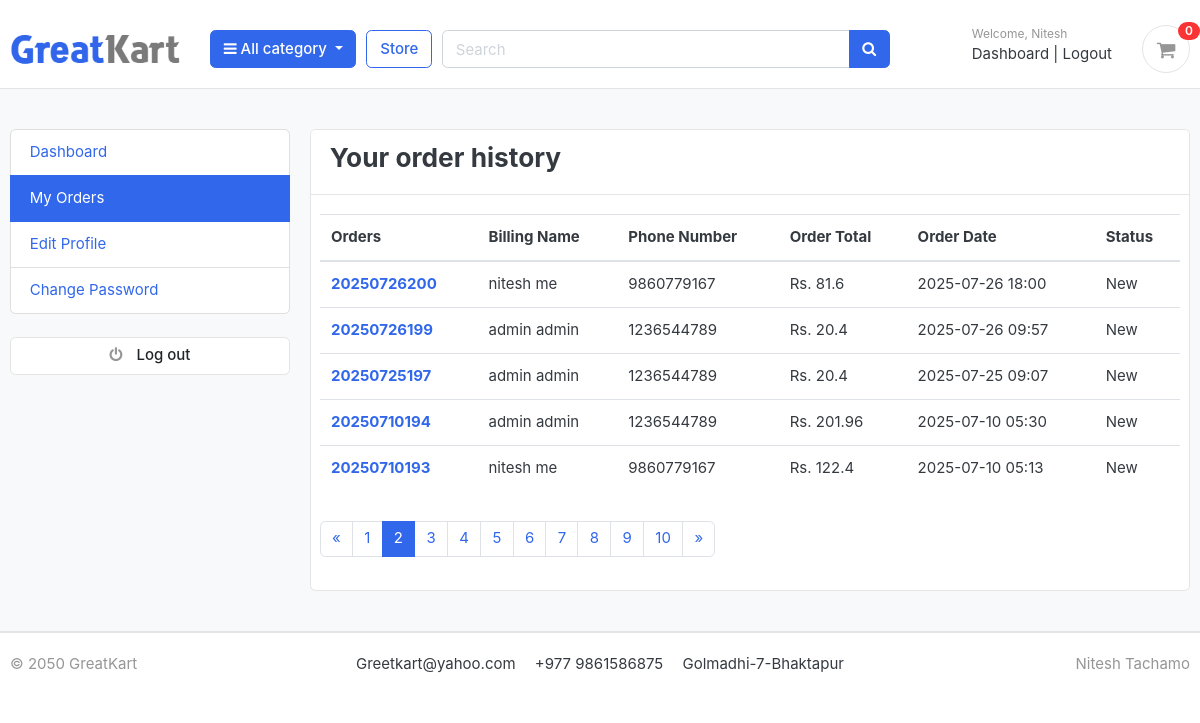
The app's page /accounts/my_orders/?page=2 (signed in) with its own data.
### accounts/models.py (models this page shows, shortened)
class Account(AbstractBaseUser):
    first_name=models.CharField(max_length=50)
    last_name=models.CharField(max_length=50)
    username=models.CharField(max_length=50,unique=True)
    email=models.EmailField(max_length=100,unique=True)
    phone_number=models.CharField(max_length=50)
    date_joined=models.DateTimeField(auto_now_add=True)
    last_login=models.DateTimeField(auto_now_add=True)
    is_admin =models.BooleanField(default=False)
    is_staff =models.BooleanField(default=False)
    is_active =models.BooleanField(default=False)
    is_superadmin =models.BooleanField(default=False)
    USERNAME_FIELD='email'
    REQUIRED_FIELDS=['username','first_name','last_name']
    objects=MyAccountManager()

### orders/models.py (models this page shows, shortened)
class Order(models.Model):
    STATUS_CHOICES = (
    ('New', 'New'),
    ('Accepted', 'Accepted'),
    ('Completed', 'Completed'),
    ('Cancelled', 'Cancelled'),
    )
    user = models.ForeignKey(Account, on_delete=models.SET_NULL, null=True)
    payment = models.ForeignKey('Payment', on_delete=models.SET_NULL, blank=True, null=True)
    order_number = models.CharField(max_length=20)
    first_name = models.CharField(max_length=50)
    last_name = models.CharField(max_length=50)
    phone = models.CharField(max_length=15)
    email = models.EmailField(max_length=100)
    address_line_1 = models.CharField(max_length=100)
    address_line_2 = models.CharField(max_length=100, blank=True)
    country = models.CharField(max_length=50)
    state = models.CharField(max_length=50)
    city = models.CharField(max_length=50)
    order_note = models.TextField(blank=True)
    order_total = models.FloatField()
    tax = models.FloatField()
    status = models.CharField(max_length=10, choices=STATUS_CHOICES, default='New')
    ip = models.CharField(max_length=20, blank=True)
    is_ordered = models.BooleanField(default=False)
    created_at = models.DateTimeField(auto_now_add=True)
    updated_at = models.DateTimeField(auto_now=True)
    def full_name(self):
        return f'{self.first_name} {self.last_name}'

### accounts/views.py (the view)
# urls.py: path('my_orders/',views.my_orders,name="my_orders"),
@login_required
def my_orders(request):
    orders_qs = Order.objects.filter(user=request.user, is_ordered=True).order_by('-created_at')
    paginator = Paginator(orders_qs, 5)  # 5 orders per page
    page_number = request.GET.get('page')
    orders = paginator.get_page(page_number)
    context = {'orders': orders}
    return render(request, 'accounts/my_orders.html', context)

### carts/context_processors.py (called while the page is built)
def counter(request):
    cart_count=0
    if 'admin' in request.path:
        return{}
    else:
        try:
            cart=Cart.objects.filter(cart_id=_cart_id(request))
            if request.user.is_authenticated:
                cart_items=CartItem.objects.all().filter(user=request.user)
            else:
                cart_items=CartItem.objects.all().filter(cart=cart[:1])
            for cart_item in cart_items:
                cart_count += cart_item.quantity
        except Cart.DoesNotExist:
            cart_count=0
    return dict(cart_count=cart_count)

### carts/views.py (called while the page is built)
def _cart_id(request):
    cart = request.session.session_key
    if not cart:
        cart = request.session.create()
    return cart

### category/context_processors.py (called while the page is built)
def menu_links(request):
    links = Category.objects.all()
    return dict(links=links)

### category/models.py (called while the page is built)
    def get_url(self):
        return reverse('products_by_category', args=[self.slug])

### templates/accounts/my_orders.html (shortened to what this page needs)
{% extends "base.html" %}
{% block content %}
<section class="section-conten padding-y bg">
  <div class="container">
    <div class="row">
      {% include "includes/dashboard_sidebar.html" %}
      <main class="col-md-9">
        <article class="card">
          <header class="card-header">
            <h3 class="d-inline-block mr-3">Your order history</h3>
          </header>
          <div class="card-body">
            <div class="row">
              <table class="table">
                <thead>
                  <tr>
                    <th scope="col">Orders</th>
                    <th scope="col">Billing Name</th>
                    <th scope="col">Phone Number</th>
                    <th scope="col">Order Total</th>
                    <th scope="col">Order Date</th>
                    <th scope="col">Status</th>
                  </tr>
                </thead>
                <tbody>
                  {% for order in orders %}
                  <tr>
                    <th scope="row">
                      <a href="{% url "order_detail" order.order_number %}">{{ order.order_number }}</a>
                    </th>
                    <td>{{ order.full_name }}</td>
                    <td>{{ order.phone }}</td>
                    <td>Rs. {{ order.order_total }}</td>
                    <td>{{ order.created_at|date:"Y-m-d H:i" }}</td>
                    <td>{{ order.status }}</td>
                  </tr>
                  {% empty %}
                  <tr>
                    <td colspan="7" class="text-center">No orders found.</td>
                  </tr>
                  {% endfor %}
                </tbody>
              </table>
              {% if orders.has_other_pages %}
              <nav aria-label="Order pagination" class="mt-3">
                <ul class="pagination justify-content-center">
                  {% if orders.has_previous %}
                  <li class="page-item">
                    <a class="page-link" href="?page={{ orders.previous_page_number }}" aria-label="Previous">
                      &laquo;
                    </a>
                  </li>
                  {% else %}
                  <li class="page-item disabled">
                    <span class="page-link">&laquo;</span>
                  </li>
                  {% endif %}
                  {% for num in orders.paginator.page_range %}
                    <li class="page-item {% if orders.number == num %}active{% endif %}">
                      <a class="page-link" href="?page={{ num }}">{{ num }}</a>
                    </li>
                  {% endfor %}
                  {% if orders.has_next %}
                  <li class="page-item">
                    <a class="page-link" href="?page={{ orders.next_page_number }}" aria-label="Next">
                      &raquo;
                    </a>
                  </li>
                  {% else %}
                  <li class="page-item disabled">
                    <span class="page-link">&raquo;</span>
                  </li>
                  {% endif %}
                </ul>
              </nav>
              {% endif %}
            </div>
          </div>
        </article>
      </main>
    </div>
  </div>
</section>
{% endblock %}

### templates/includes/navbar.html (shortened to what this page needs)
{% load static %}
<header class="section-header">
    <section class="header-main border-bottom" style="margin-top: 10px;">
        <div class="container">
    <div class="row align-items-center">
        <div class="col-lg-2 col-md-3 col-6">
            <a href="/" class="brand-wrap">
                <img class="logo" src="{% static 'images/logo.png' %}">
            </a>
        </div>
        <div class="col-lg col-sm col-md col-6 flex-grow-0">
            <div class="category-wrap dropdown d-inline-block float-right">
                <button type="button" class="btn btn-primary dropdown-toggle" data-toggle="dropdown">
                    <i class="fa fa-bars"></i> All category
                </button>
            </div>
        </div>
        <a href="{% url 'store' %}" class="btn btn-outline-primary">Store</a>
        <div class="col-lg col-md-6 col-sm-12 col">
            <form action=" {% url "search" %}" class="search" method="GET">
                <div class="input-group w-100">
                    <input type="text" class="form-control" style="width:60%;" placeholder="Search" name="keyword">
                    <div class="input-group-append">
                      <button class="btn btn-primary" type="submit">
                        <i class="fa fa-search"></i>
                      </button>
                    </div>
                </div>
            </form>
        </div>
        <div class="col-lg-3 col-sm-6 col-8 order-2 order-lg-3">
            <div class="d-flex justify-content-end mb-3 mb-lg-0">
                {% if user.is_authenticated %}
                <div class="widget-header">
                    <small class="title text-muted">Welcome, {{ user.first_name }}</small>
                    <div>
                        <a href="{% url "dashboard" %}">Dashboard</a> <span class="dark-transp"> | </span>
                        <a href="{% url 'logout' %}">Logout</a>
                    </div>
                </div>
            {% endif %}
                <a href=" {% url "cart" %}" class="widget-header pl-3 ml-3">
                    <div class="icon icon-sm rounded-circle border"><i class="fa fa-shopping-cart"></i></div>
                    <span class="badge badge-pill badge-danger notify">{{ cart_count}}</span>
                </a>
            </div>
        </div>
    </div>
        </div>
    </section>
    </header>

### GreetKart/static/css/ui.css (style rules this page uses)
html { font-family: "Inter", sans-serif; font-size: 15px; }
.icon-xs, .icon-sm, .icon-md, .icon-lg { display: inline-block; text-align: center; flex-shrink: 0; flex-grow: 0; }
.icon-sm { width: 48px; height: 48px; line-height: 48px !important; font-size: 20px; }
.padding-y { padding-top: 40px; padding-bottom: 40px; }
article:after, .form-group:after { display: block; clear: both; content: ""; }
.bg { background-color: #f8f9fa; }
.header-main { position: relative; padding-top: 1rem; padding-bottom: 1rem; }
.brand-wrap .logo, .navbar-brand .logo { margin-right: 7px; max-height: 42px; display: inline-block; }
.widget-header { display: inline-block; vertical-align: middle; position: relative; }
.widget-header a { color: #343a40; }
.widget-header i { color: #969696; }
.widget-header .title { display: block; }
.widget-header .notify { position: absolute; top: -3px; right: -10px; }
.notify { position: absolute; top: -4px; right: -10px; display: inline-block; padding: 0.25em 0.6em; font-size: 12px; line-height: 1; text-align: center; border-radius: 3rem; color: #fff; background-color: #fa3434; }

### records on screen
Account: first_name "Nitesh"
Order: order_number "20250726200", full_name "nitesh me", phone "9860779167", order_total "81.6", created_at "2025-07-26 18:00", status "New"
Order: order_number "20250726199", full_name "admin admin", phone "1236544789", order_total "20.4", created_at "2025-07-26 09:57", status "New"
Order: order_number "20250725197", full_name "admin admin", phone "1236544789", order_total "20.4", created_at "2025-07-25 09:07", status "New"
Order: order_number "20250710194", full_name "admin admin", phone "1236544789", order_total "201.96", created_at "2025-07-10 05:30", status "New"
Order: order_number "20250710193", full_name "nitesh me", phone "9860779167", order_total "122.4", created_at "2025-07-10 05:13", status "New"

### other values on screen
{{ cart_count }} "0"
{{ num }} "1" "2" "3" "4" "5" "6" "7" "8" "9" "10"
